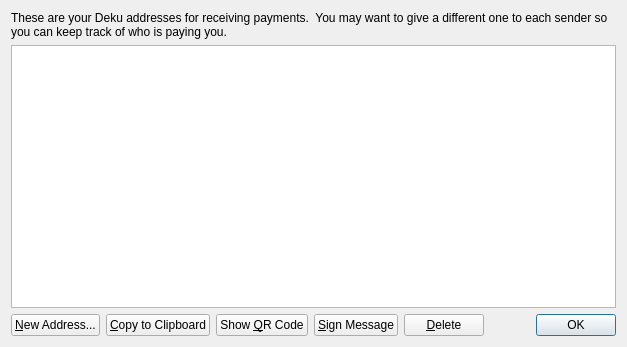
<?xml version="1.0" encoding="UTF-8"?>
<ui version="4.0">
 <class>AddressBookPage</class>
 <widget class="QWidget" name="AddressBookPage">
  <property name="geometry">
   <rect>
    <x>0</x>
    <y>0</y>
    <width>627</width>
    <height>347</height>
   </rect>
  </property>
  <property name="windowTitle">
   <string>Address Book</string>
  </property>
  <layout class="QVBoxLayout" name="verticalLayout">
   <item>
    <widget class="QLabel" name="labelExplanation">
     <property name="text">
      <string>These are your Deku addresses for receiving payments.  You may want to give a different one to each sender so you can keep track of who is paying you.</string>
     </property>
     <property name="textFormat">
      <enum>Qt::AutoText</enum>
     </property>
     <property name="wordWrap">
      <bool>true</bool>
     </property>
    </widget>
   </item>
   <item>
    <widget class="QTableView" name="tableView">
     <property name="toolTip">
      <string>Double-click to edit address or label</string>
     </property>
     <property name="alternatingRowColors">
      <bool>true</bool>
     </property>
     <property name="selectionMode">
      <enum>QAbstractItemView::SingleSelection</enum>
     </property>
     <property name="selectionBehavior">
      <enum>QAbstractItemView::SelectRows</enum>
     </property>
     <property name="sortingEnabled">
      <bool>true</bool>
     </property>
     <attribute name="verticalHeaderVisible">
      <bool>false</bool>
     </attribute>
    </widget>
   </item>
   <item>
    <layout class="QHBoxLayout" name="horizontalLayout">
     <item>
      <widget class="QPushButton" name="newAddressButton">
       <property name="toolTip">
        <string>Create a new address</string>
       </property>
       <property name="text">
        <string>&amp;New Address...</string>
       </property>
       <property name="icon">
        <iconset resource="../bitcoin.qrc">
         <normaloff>:/icons/add</normaloff>:/icons/add</iconset>
       </property>
      </widget>
     </item>
     <item>
      <widget class="QPushButton" name="copyToClipboard">
       <property name="toolTip">
        <string>Copy the currently selected address to the system clipboard</string>
       </property>
       <property name="text">
        <string>&amp;Copy to Clipboard</string>
       </property>
       <property name="icon">
        <iconset resource="../bitcoin.qrc">
         <normaloff>:/icons/editcopy</normaloff>:/icons/editcopy</iconset>
       </property>
      </widget>
     </item>
     <item>
      <widget class="QPushButton" name="showQRCode">
       <property name="text">
        <string>Show &amp;QR Code</string>
       </property>
       <property name="icon">
        <iconset resource="../bitcoin.qrc">
         <normaloff>:/images/qrcode</normaloff>:/images/qrcode</iconset>
       </property>
      </widget>
     </item>
     <item>
      <widget class="QPushButton" name="signMessage">
       <property name="toolTip">
        <string>Sign a message to prove you own this address</string>
       </property>
       <property name="text">
        <string>&amp;Sign Message</string>
       </property>
       <property name="icon">
        <iconset resource="../bitcoin.qrc">
         <normaloff>:/icons/edit</normaloff>:/icons/edit</iconset>
       </property>
      </widget>
     </item>
     <item>
      <widget class="QPushButton" name="deleteButton">
       <property name="toolTip">
        <string>Delete the currently selected address from the list. Only sending addresses can be deleted.</string>
       </property>
       <property name="text">
        <string>&amp;Delete</string>
       </property>
       <property name="icon">
        <iconset resource="../bitcoin.qrc">
         <normaloff>:/icons/remove</normaloff>:/icons/remove</iconset>
       </property>
      </widget>
     </item>
     <item>
      <spacer name="horizontalSpacer">
       <property name="orientation">
        <enum>Qt::Horizontal</enum>
       </property>
       <property name="sizeHint" stdset="0">
        <size>
         <width>40</width>
         <height>20</height>
        </size>
       </property>
      </spacer>
     </item>
     <item>
      <widget class="QDialogButtonBox" name="buttonBox">
       <property name="sizePolicy">
        <sizepolicy hsizetype="Maximum" vsizetype="Fixed">
         <horstretch>0</horstretch>
         <verstretch>0</verstretch>
        </sizepolicy>
       </property>
       <property name="standardButtons">
        <set>QDialogButtonBox::Ok</set>
       </property>
      </widget>
     </item>
    </layout>
   </item>
  </layout>
 </widget>
 <resources>
  <include location="../bitcoin.qrc"/>
 </resources>
 <connections/>
</ui>
